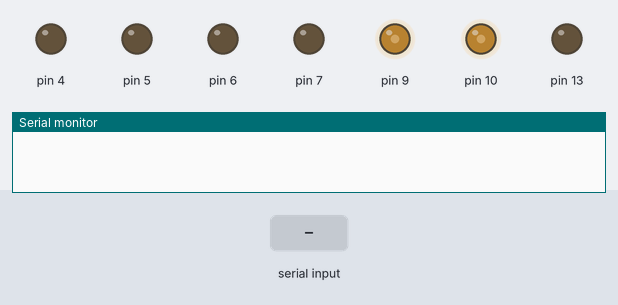
The sketch below on a simulated Arduino Uno, built with avr-gcc and run on an emulated ATmega328P. Shown: output pins drawn as LEDs (lit = HIGH), the last lines printed to the serial monitor. The inputs (shaded band) are chosen by the test bench.

Above: at 1.2 s.
1.3 s: "u" received over Serial
At 2.6 s:
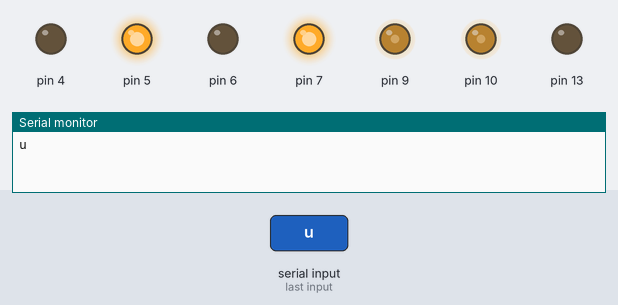
3.3 s: "l" received over Serial
At 3.8 s:
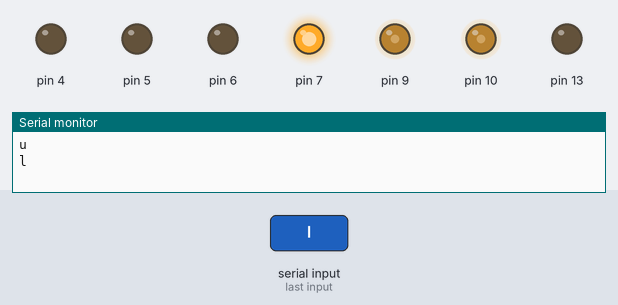
4.8 s: "r" received over Serial
At 6.0 s:
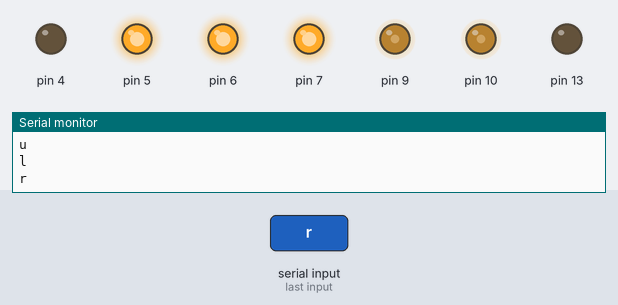
6.3 s: "d" received over Serial
At 7.3 s:
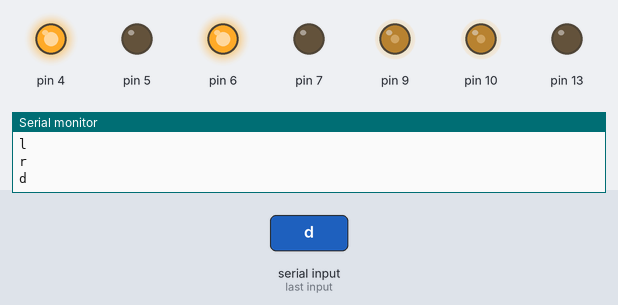
Timing chart, 0 to 8.8 s (numbered marks = the images above; inputs shaded):
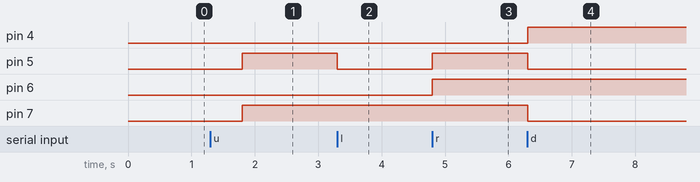

Measured:
- after the input at 1.3 s, pin 5, pin 7: LOW → HIGH after 0.50 s
- after the input at 3.3 s, pin 5: HIGH → LOW at once
- after the input at 4.8 s, pin 5, pin 6: LOW → HIGH at once
- after the input at 6.3 s, pin 4: LOW → HIGH at once; pin 5, pin 7: HIGH → LOW at once

The sketch:

Basic_Movement.ino
```cpp
void setup()
{
  Serial.begin(9600);
  pinMode(6,OUTPUT);
  pinMode(7,OUTPUT);
  pinMode(4,OUTPUT);
  pinMode(5,OUTPUT);
  pinMode(13,OUTPUT);
  analogWrite(9,100);
  analogWrite(10,100);
}

void forward()
{
  digitalWrite(6,LOW);
  digitalWrite(7,HIGH);
  digitalWrite(4,LOW);
  digitalWrite(5,HIGH);
}

void backward()
{
  digitalWrite(6,HIGH);
  digitalWrite(7,LOW);
  digitalWrite(4,HIGH);
  digitalWrite(5,LOW);
}

void turn_left()
{
  digitalWrite(4,LOW);
  digitalWrite(5,LOW);
  digitalWrite(6,LOW);
  digitalWrite(7,HIGH);
}

void turn_right()
{

  digitalWrite(6,HIGH);
  digitalWrite(7,HIGH);
  digitalWrite(4,LOW);
  digitalWrite(5,HIGH);
}
void loop()
{
  //char data = Serial.read();
  /*switch(data)
  {
    case 'w' : delay(500); forward(); break;
    case 's' : delay(500); backward(); break;
    case 'a' : delay(500); turn_left(); break;
    case 'd' : delay(500); turn_right(); break;
    case 'x' : delay(500); digitalWrite(6,LOW); digitalWrite(7,LOW);
                           digitalWrite(4,LOW); digitalWrite(5,LOW); break;
  } */
  if(Serial.available())
  {
    char x = Serial.read();
    Serial.println(x);
    if( x == 'u' )
    {
      delay(500);
      forward();
    }
    switch(x)
    {
      case 'l': turn_left(); break;
      case 'r' : turn_right(); break;
      case 'u' : forward(); break;
      case 'd' : backward(); break;
  }
  }
}
```
